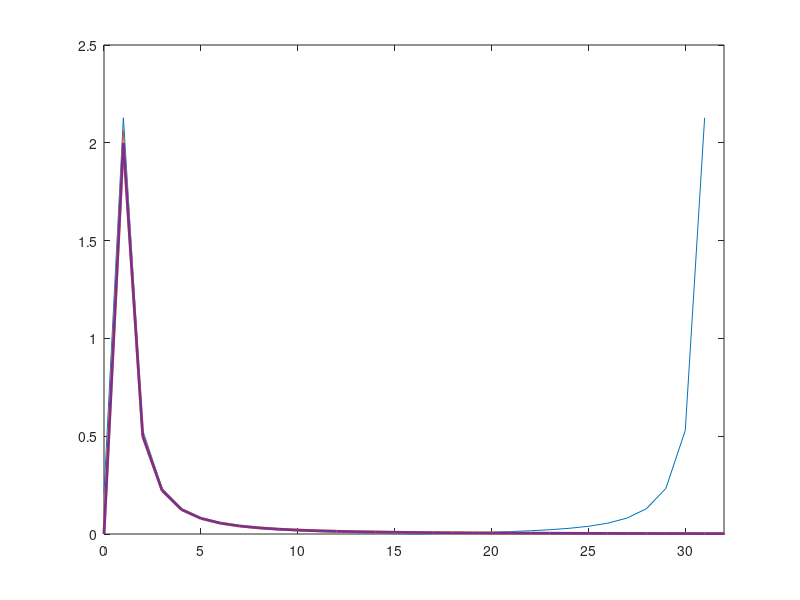

Source code (MATLAB):
f = @(x) (pi-x).*(pi+x);
% f = @(x) exp(-x.^2);
med = integral(f,-pi,pi)/(2*pi);
g = @(x,k) exp(-1i*k*x);

M = 6;
a = zeros(1,2^M+1);
for jj = 0:2^M
    g = @(x) exp(-1i*jj*x);
    a(jj+1) = integral(@(x) (f(x)-med).*g(x),-pi,pi,'RelTol',1e-12)/(2*pi);
end

N = 10;
x3 = linspace(-pi,pi,2^5);
x4 = linspace(-pi,pi,2^6);
x5 = linspace(-pi,pi,2^N);

k3 = fft(f(x3)-med)/2^5;
k4 = fft(f(x4)-med)/2^6;
k5 = fft(f(x5)-med)/2^N;

figure()
plot(0:2^5-1,abs(k3))
hold on
plot(0:2^6-1,abs(k4))
plot(0:2^N-1,abs(k5),'LineWidth',2)
plot(0:2^M,abs(a),'LineWidth',2)
xlim([0 32])
% 
% % f1 = ifft(k3(1:end));
% % f2 = ifft(k4(1:2^4));
% % f3 = ifft(k5(1:2^4));
% % f3 = ifft(k5(1:2^4));
% % 
% % figure()
% % plot(x,f(x));
% % hold on 
% % plot(x3,f1+med3);
% % plot(x3,f2+med4);
% % plot(x3,f3+med5);
% % 
% % legend('Perfil parabólico','N = 16','N = 32','N = 64','Location','Best');